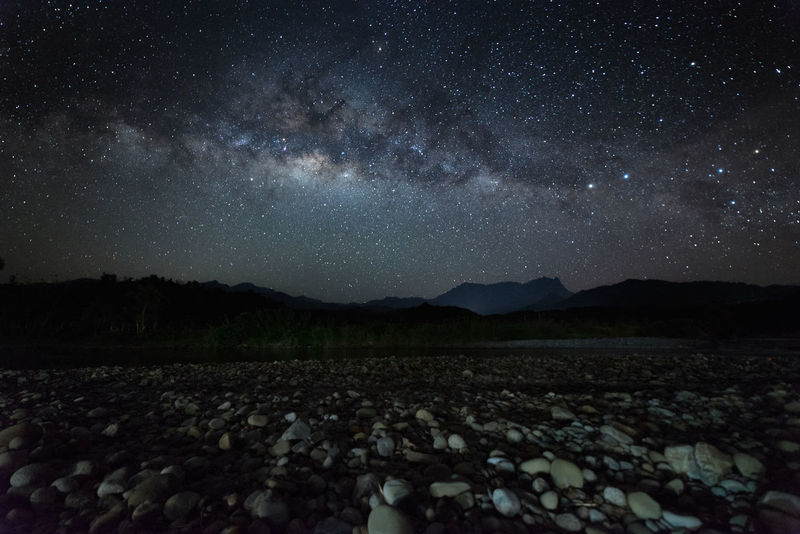
#> input picture mini2.0/INPUTS/input39.jpg, 800 x 534 px
$ python sourceCode2.py
#> lines starting #> are read from the running program, lines starting #| are printed output that depends on the picture; after the words box and inside, x2 and y2 are one past the last pixel; in counts of white or black regions, pixels touching at a corner belong together; long printed decimals are rounded
'''

Developers: J.Pavitra(N170516)
		    A.Devaki(N170138)
		 	D.Vaishnavi(N170367)
		 	B.Yashwanth(N170612)
		 	CH.Bangaru Raju(N170599)

Date   : 13-06-2022

Algorithm : Retinex-Based Fast Algorithm for Low-Light Image
			Enhancement

Language : Python 3.9

Used Technology : OpenCv

Used Library : OpenCv2

'''

#importing Required Libraries
import cv2
import math
import matplotlib.pyplot as plt

class RBFAlgorithm:

	#Constructor With Parameter Image path
	def __init__(self,imgpath):
		#open img and store it in class member using cv2.imread() method
#> called with imgpath = 'INPUTS//input39.jpg'
		self.imagePath=imgpath
		self.inputImage=cv2.imread(imgpath,1)# 1 for color image and 0 for black and white
#> self.inputImage is the input picture: shape (534, 800, 3); mean B, G, R 39.8, 35.4, 32.2
		#store the Dimensions of the image
		self.Rows,self.Columns,self.useless=self.inputImage.shape
#> self.Rows = 534; self.Columns = 800; self.useless = 3
		#converting BGR Color image to grayScale image
		self.grayImg=cv2.cvtColor(self.inputImage,cv2.COLOR_BGR2GRAY)
		#converting BGR color Image to HSV Image
		self.hsvImg=cv2.cvtColor(self.inputImage,cv2.COLOR_BGR2HSV)
#> self.hsvImg: shape (534, 800, 3); mean H, S, V 93, 64, 40.8
		#copy the V channel of HSV for further use
		self.vChannel=self.hsvImg[:,:,2].copy()  # h s v  0 -> h , s -> 1 , v -> 2
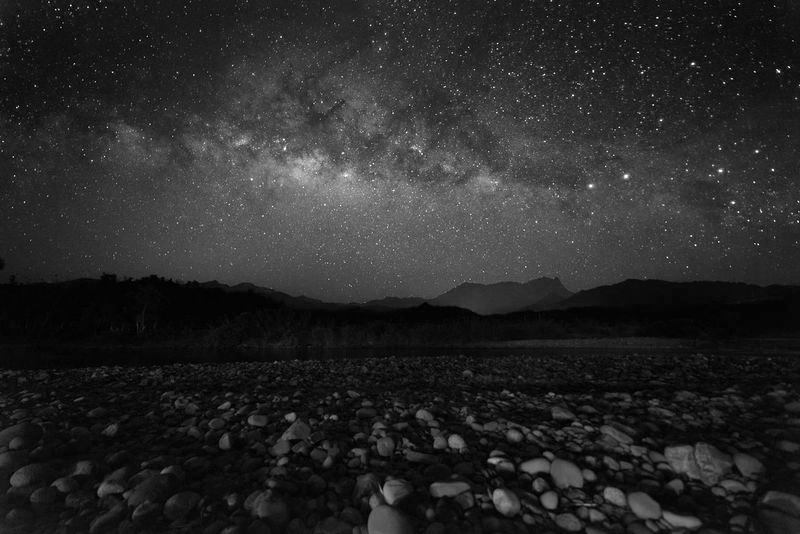
#> self.vChannel: shape (534, 800); min 0, max 255, mean 40.8
		#copy the S Channel of HSV  for further use
		self.sChannel=self.hsvImg[:,:,1].copy()   #
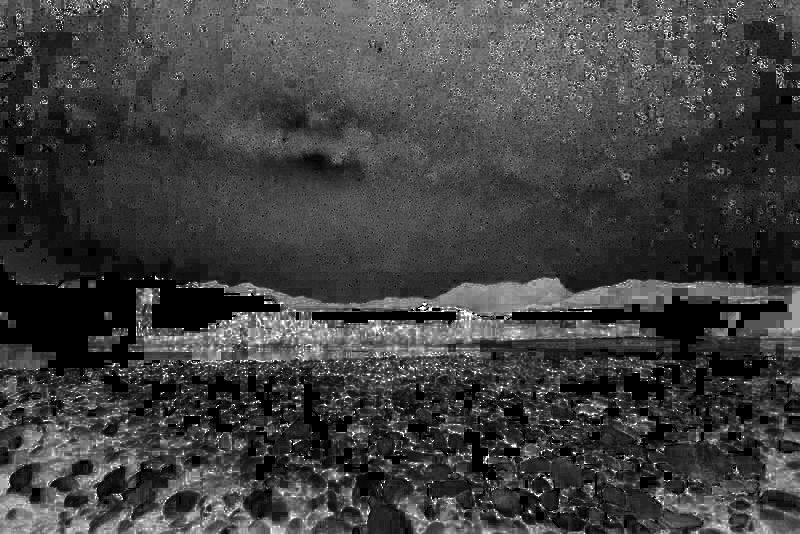
#> self.sChannel: shape (534, 800); min 0, max 255, mean 64
		#stores the output Image
		self.outputImage=None

		self.enhancedVChannelImg=None
		self.enhancedSChannelImg=None
		#to count the frequencies of different pixel Values of V channel and S channel of HSV image
		self.vGrayFreq=[0 for i in range(256)]
		self.svGrayFreq=[0 for i in range(256)]
		'''
			calculating the frequencies of each pixel in two channels 1

		'''


		for i in range(self.Rows):
			for j in range(self.Columns):
				self.vGrayFreq[self.grayImg[i][j]]+=1   # here v channel
				self.svGrayFreq[self.sChannel[i][j]]+=1  # s channel frequency


		print(self.vGrayFreq)
#> (printed output is left out)

	#To get the maximum Gray level Value from V channel of HSV Image
	def getVmax(self):
		for pixel_value in range(255,-1,-1):
			if(self.vGrayFreq[pixel_value]!=0):
				return pixel_value
		return 0

	#to get the maximum Gray level value from S channel of HSV Image
	def getSmax(self):
		for pixel_value in range(255,-1,-1):
			if(self.svGrayFreq[pixel_value]!=0):
				return pixel_value

		return 0

	#to Get the frequency of  V channel PixelValue
	def getFrequency(self,pixelValue):
		return self.vGrayFreq[pixelValue]

	#to Get the frequency of S channel pixel Value
	def getSFrequency(self,pixelValue):
		return self.sGrayFreq[pixelValue]


	#Mean Gray Value
	def getMeanGrayValue(self):
		temp1=0
		temp2=0
		for pixelValue in range(256):
			pixelFreq=self.getFrequency(pixelValue)
			temp1+=(pixelFreq*pixelValue)
			temp2+=(pixelFreq)


		mean=temp1//temp2
		print("Mean : " ,mean)
		return mean


	#to get constant value
	def getConstant(self):
		mean=self.getMeanGrayValue()
		temp1=0
		temp2=0
		for pixelValue in range(0,mean+1):
			freq_temp=self.getFrequency(pixelValue)
			temp1+=(freq_temp*pixelValue)
			temp2+=(freq_temp)

		temp2=128*temp2
		constantVal=temp1/temp2
		return constantVal


	def getEnlargedConstant(self):
		constantVal=self.getConstant()
		print("Constant value : ",constantVal)
		return (1//(1+math.pow(math.e,-constantVal)))


	def getPDF(self,pixelValue):
		ans=self.getFrequency(pixelValue)
		ans=ans/(self.Rows*self.Columns)
		return ans


	def getCDF(self):
		final_cdf=0
		for pixelValue in range(0,129):
			final_cdf+=(self.getPDF(pixelValue))

		print("cdfvalue : ",final_cdf)
		return final_cdf


	def getGamma(self):
		c1=self.getEnlargedConstant()
		cdf=self.getCDF()
		w=0.48
		ansGamma=w*(c1)+(1-w)*cdf
		return ansGamma


	def update_pixel_frequency(self):
		for i in range(256):
			self.vGrayFreq[i]=0

		for i in range(self.Rows):
			for j in range(self.Columns):
				self.vGrayFreq[self.enhancedVChannelImg[i][j]]+=1


	def applyVChannelEnhancing(self):
		vmaxValue=self.getVmax()
		self.enhancedVChannelImg=self.hsvImg[:,:,2].copy()


		# linear enhancement --------------------------------------------------------

		for i in range(self.Rows):
			for j in range(self.Columns):
				if(True):
				#linear enhancement
					self.enhancedVChannelImg[i][j]=((255//vmaxValue)*self.enhancedVChannelImg[i][j])

		#----------------------------------------------------------------------------


		#self.update_pixel_frequency();


		gamma=self.getGamma()
		print("gamma : ",gamma)

		for i in range(self.Rows):
			for j in range(self.Columns):
				if(True):


					#------------------------------------------------------------------#

					#linear enhancement
					#self.enhancedVChannelImg[i][j]=((255//vmaxValue)*self.enhancedVChannelImg[i][j])

					#------------------------------------------------------------------#

					#gamma correction value
					oldvalue=self.enhancedVChannelImg[i][j]
					oldvalue=oldvalue/255
					temp=math.pow(oldvalue,gamma)
					temp=int(temp*255)
					self.enhancedVChannelImg[i][j]=temp

					#-------------------------------------------------------------------#

					#VE = exp(log(V) - log(VL)

					change1=self.enhancedVChannelImg[i][j]/255
					change2=self.vChannel[i][j]/255
					if change1!=0:
						change1=math.log(change1)
						#print("change1=",change1)
					if change2!=0:
						change2=math.log(change2)
					if(change1!=0):
						self.enhancedVChannelImg[i][j]=int(255*math.pow(math.e,(change2-change1)))


					#--------------------------------------------------------------------#


					temp1=self.enhancedVChannelImg[i][j]

					if(self.enhancedVChannelImg[i][j]<100):
						temp1=temp1/255
						temp1=2.5*math.pow(temp1,2)
						temp1=temp1*255
						self.enhancedVChannelImg[i][j]=int(temp1)


					#---------------------------------------------------------------------#

		print(self.enhancedVChannelImg[-1,-1])

	def getVE_Mean(self):
		ve_freq=[0 for i in range(256)]
		for i in range(self.Rows):
			for j in range(self.Columns):
				ve_freq[self.enhancedVChannelImg[i][j]]+=1

		ve_mean=0
		for pixelValue in range(256):
			ve_mean+=(ve_freq[pixelValue]*pixelValue)
		ve_mean=ve_mean/(self.Rows*self.Columns)
		return ve_mean


	def getSMean(self):
		smean=0
		for pixelValue in range(256):
			smean+=(self.svGrayFreq[pixelValue]*pixelValue)

		smean=smean/(self.Rows*self.Columns)
		return smean


	def getVES(self):
		ve_mean=self.getVE_Mean()
		print("vemean==",ve_mean);
		smean=self.getSMean()
		print("smean",smean);
		return ve_mean-smean

	def applySChannelEnhancing(self):
		n=0
		ves=self.getVES()
		if ves>=0:
			n=1

		print(ves)

		self.enhancedSChannelImg=self.sChannel.copy()
		for i in range(self.Rows):
			for j in range(self.Columns):
				tempvalue=self.sChannel[i][j]/255
				ves=ves/255
				tempPow=1+math.pow(-1,2-n)*(math.pow(abs(ves),2)+abs(ves))
				tempvalue=math.pow(tempvalue,tempPow)
				tempvalue=int(tempvalue*255)
				self.enhancedSChannelImg[i][j]=tempvalue


	def showOutput(self):
		cv2.imshow("output",self.outputImage)
		cv2.waitKey(0)
		cv2.destroyAllWindows()


	def plotImages(self):
		fig,axs=plt.subplots(2,2)
		axs[0,0].imshow(cv2.cvtColor(self.inputImage, cv2.COLOR_BGR2RGB))
		axs[0, 0].set_title('Original_Image')
		axs[0, 1].set_title('Enhanced_Image')
		axs[0,1].imshow(cv2.cvtColor(self.outputImage, cv2.COLOR_BGR2RGB))
		axs[1,0].hist(self.vChannel.flatten(),bins=256,range=(0,256))
		axs[1, 0].set_title('Original V channel ')
		axs[1, 1].set_title('Enhanced V channel ')
		axs[1,1].hist(self.enhancedVChannelImg.flatten(),bins=256,range=(0,256))
		plt.show()


	def Enhance(self):
		self.applyVChannelEnhancing()
#| Mean :  34
#| Constant value :  0.1287
#| cdfvalue :  0.9958
#| gamma :  0.5178
#> after the loop in applyVChannelEnhancing, `for i in range(self.Rows):`:
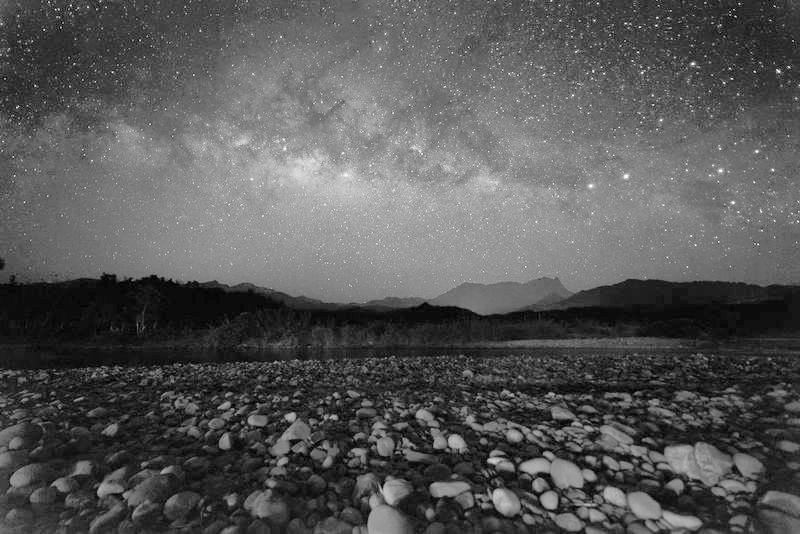
#> self.enhancedVChannelImg: shape (534, 800); min 0, max 255, mean 87.4
#| 111
		self.applySChannelEnhancing()
#| vemean== 87.352
#| smean 63.984
#| 23.368
#> after the loop in applySChannelEnhancing, `for i in range(self.Rows):`: self.enhancedSChannelImg: shape (534, 800); under 0.01% of pixels changed, all inside (x1, y1, x2, y2) = (0, 0, 1, 1)
#> after the loop in applySChannelEnhancing, `for i in range(self.Rows):`: ves = 0
		self.hsvImg[:,:,2]=self.enhancedVChannelImg
#> self.hsvImg: shape (534, 800, 3); mean H, S, V 93, 64, 87.4
		self.hsvImg[:,:,1]=self.enhancedSChannelImg
#> self.hsvImg: shape (534, 800, 3); mean H, S, V 93, 64, 87.4
		self.outputImage=cv2.cvtColor(self.hsvImg,cv2.COLOR_HSV2BGR)
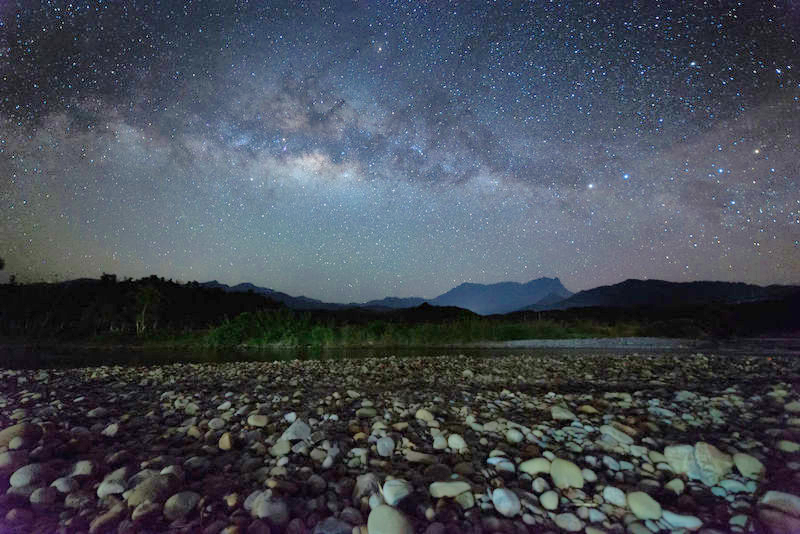
#> self.outputImage: shape (534, 800, 3); mean B, G, R 84.7, 75.2, 69
		self.plotImages()
#> in plotImages, `plt.show()`:
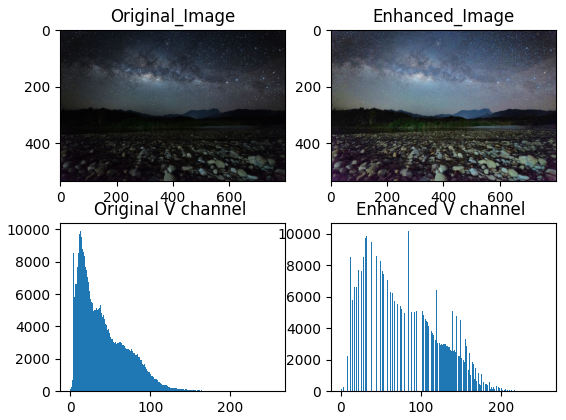
#> figure drawn by matplotlib, 4 panels; panel 3: tallest bar 9877 high, from x = 12 to 13; panel 4: tallest bar 10165 high, from x = 84 to 85


	def saveOutput(self,outputName):
		cv2.imwrite(outputName,self.outputImage)


obj1=RBFAlgorithm('INPUTS//input39.jpg')


obj1.Enhance()
#obj1.showOutput()
obj1.saveOutput('OUTPUTS//output991.jpg')

$ run again, with mini2.0/INPUTS/input1.jpg copied over mini2.0/INPUTS/input39.jpg
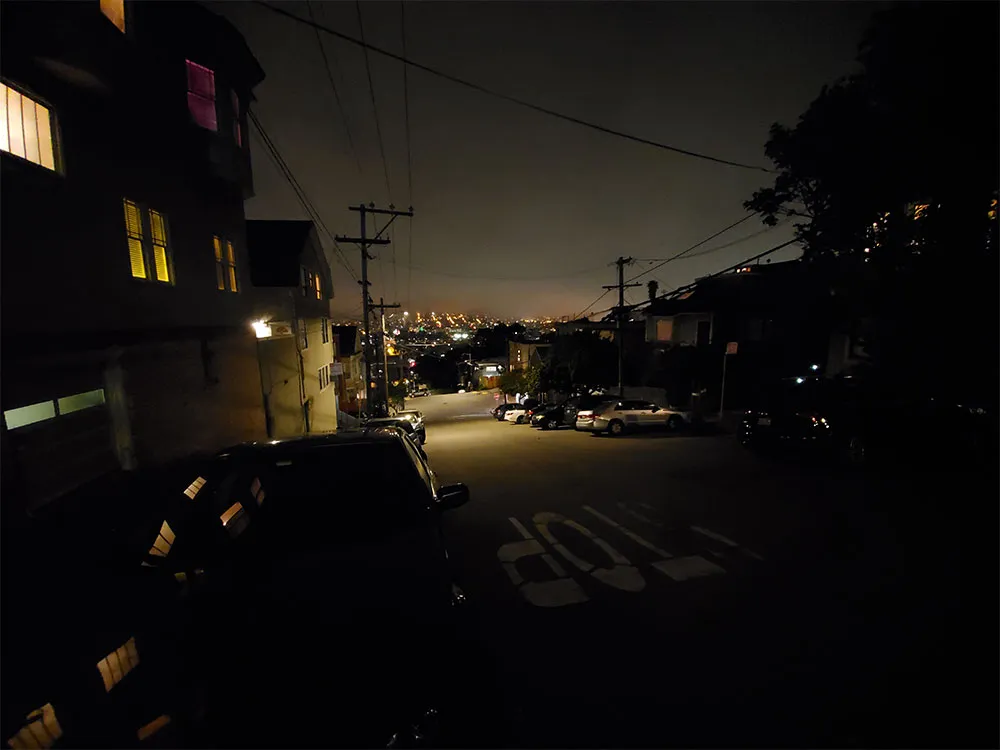
#> input picture mini2.0/INPUTS/input1.jpg, 1000 x 750 px
#> in __init__, self.inputImage is the input picture: shape (750, 1000, 3); mean B, G, R 16.3, 19.4, 22.4
#> (printed output is left out)
#| Mean :  19
#| Constant value :  0.03924
#| cdfvalue :  0.9862
#| gamma :  0.5128
#> after the loop in applyVChannelEnhancing, `for i in range(self.Rows):`:
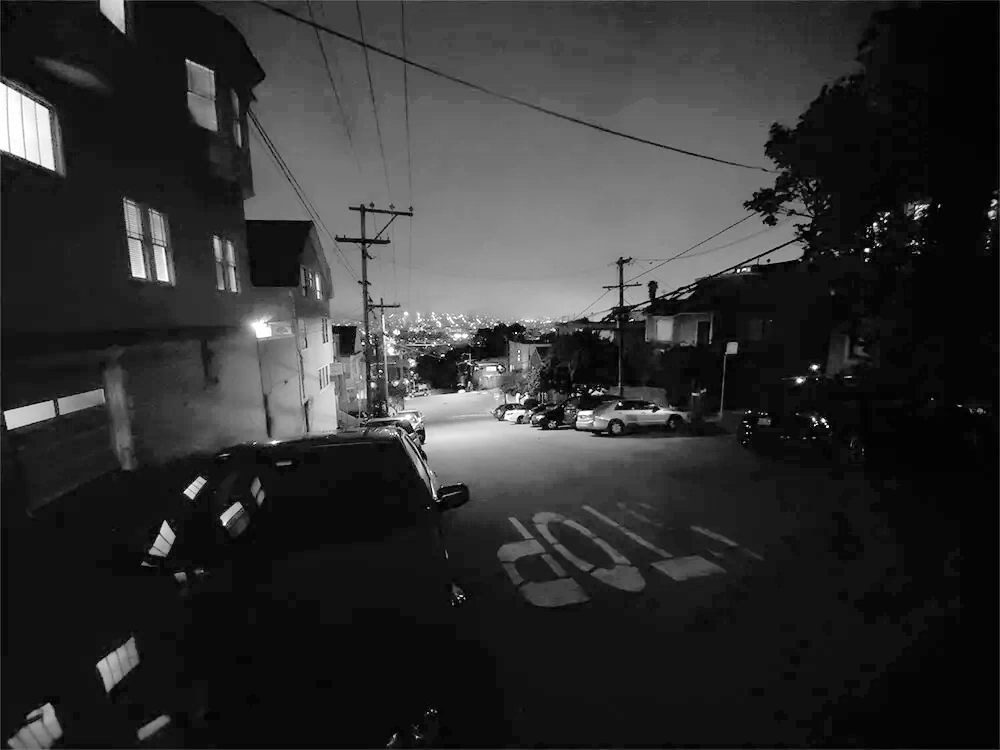
#> self.enhancedVChannelImg: shape (750, 1000); min 0, max 255, mean 48.8
#| 64
#| vemean== 48.761
#| smean 84.576
#| -35.815
#> after the loop in applySChannelEnhancing, `for i in range(self.Rows):`: ves = 0
#> in plotImages, `plt.show()`:
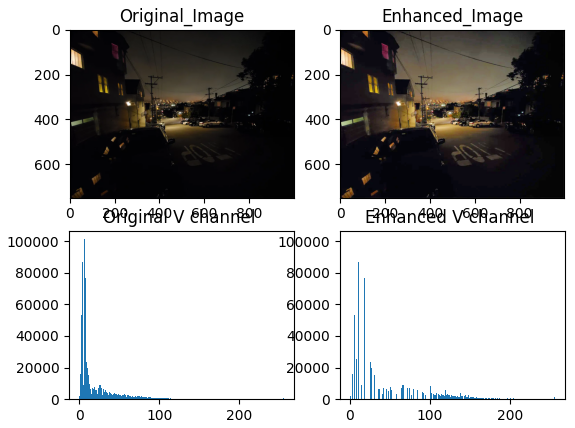
#> figure drawn by matplotlib, 4 panels; panel 3: tallest bar 101167 high, from x = 6 to 7; panel 4: tallest bar 101167 high, from x = 16 to 17

$ run again, with mini2.0/INPUTS/input10.jpg copied over mini2.0/INPUTS/input39.jpg
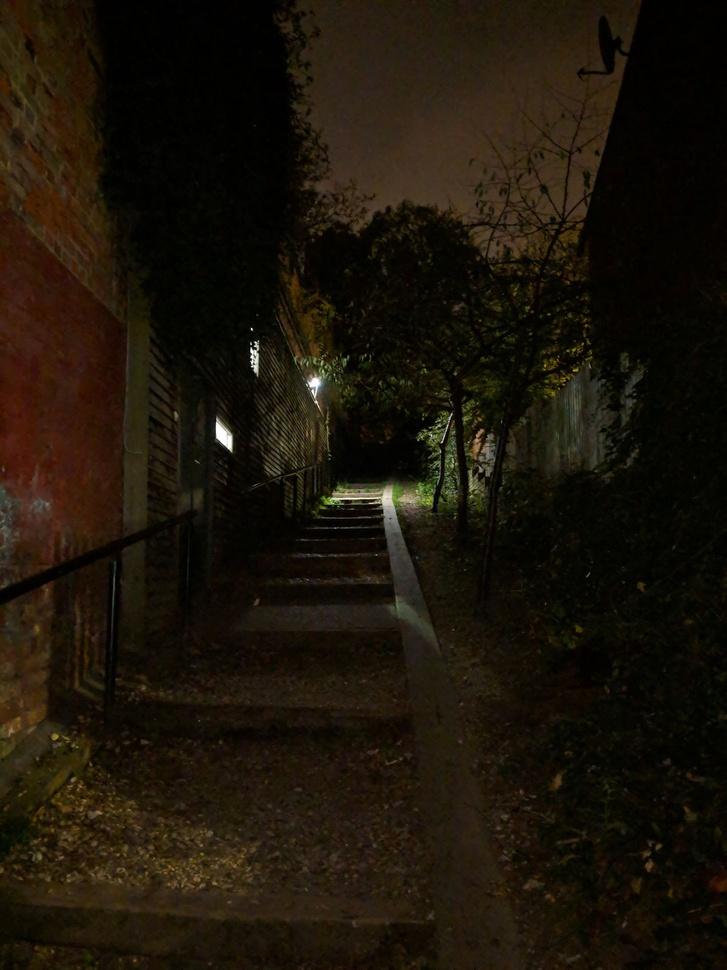
#> input picture mini2.0/INPUTS/input10.jpg, 727 x 970 px, shrunk from 1200 x 1600 before the run
#> in __init__, self.inputImage is the input picture: shape (970, 727, 3); mean B, G, R 9.6, 20.7, 27.9
#> (printed output is left out)
#| Mean :  21
#| Constant value :  0.06953
#| cdfvalue :  0.9974
#| gamma :  0.5186
#> after the loop in applyVChannelEnhancing, `for i in range(self.Rows):`:
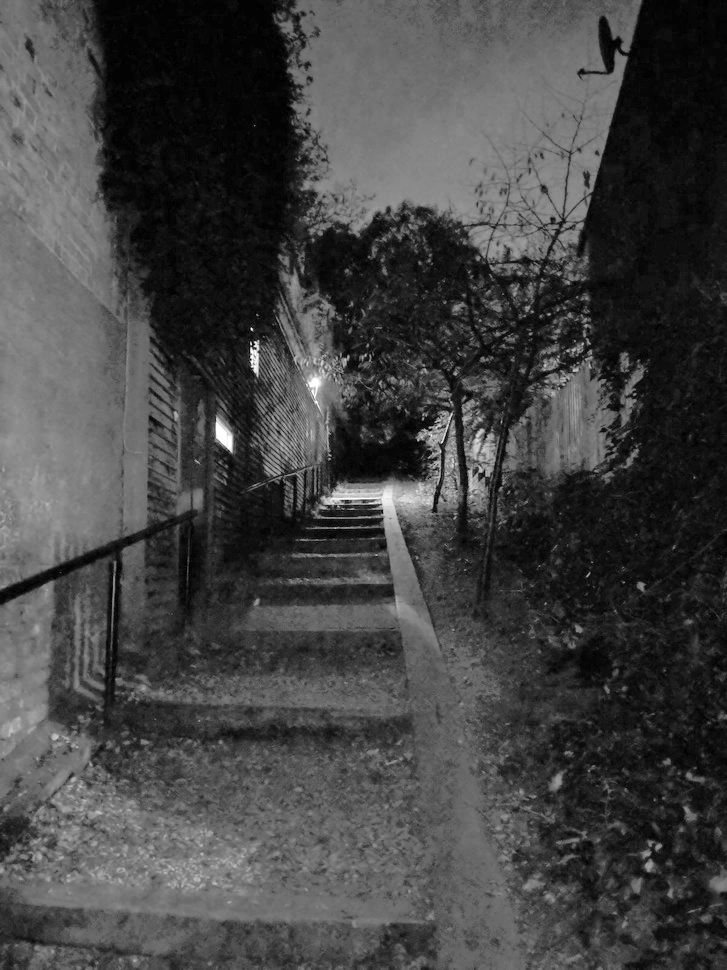
#> self.enhancedVChannelImg: shape (970, 727); min 0, max 255, mean 67.4
#| 52
#| vemean== 67.417
#| smean 187.050
#| -119.633
#> after the loop in applySChannelEnhancing, `for i in range(self.Rows):`: ves = 0
#> in plotImages, `plt.show()`:
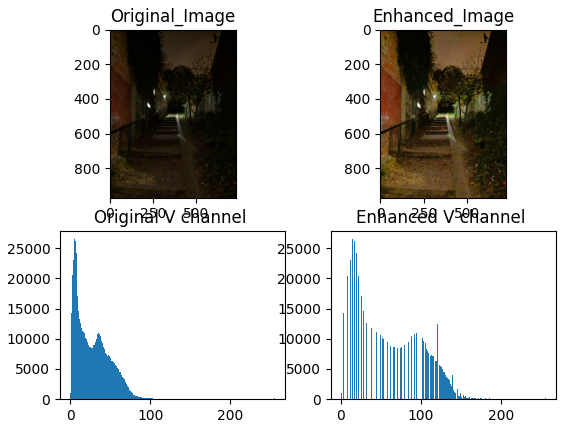
#> figure drawn by matplotlib, 4 panels; panel 3: tallest bar 26464 high, from x = 5 to 6; panel 4: tallest bar 26464 high, from x = 14 to 15
